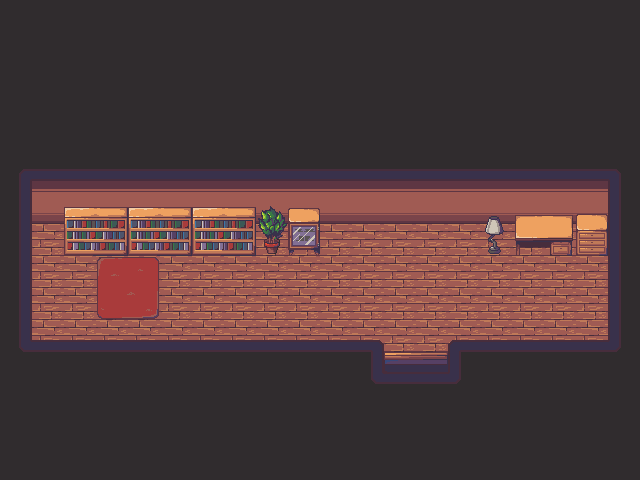

The image is a tile-based game level rendered from a .tmx file. Its description and complete source (layers, tilesets, objects, tile grids) follow:
An orthogonal 20x15 tile map with 32x32 px tiles, 3 tile layers (base, underActor, overActor) and 1 object.

<map version="1.2" tiledversion="1.3.3" orientation="orthogonal" renderorder="right-down" width="20" height="15" tilewidth="32" tileheight="32" infinite="0" nextlayerid="6" nextobjectid="4">
 <tileset firstgid="1" source="sample_tile.tsx" />
 <layer id="1" name="base" width="20" height="15">
  <data encoding="csv">
1,1,1,1,1,1,1,1,1,1,1,1,1,1,1,1,1,1,1,1,
1,1,1,1,1,1,1,1,1,1,1,1,1,1,1,1,1,1,1,1,
1,1,1,1,1,1,1,1,1,1,1,1,1,1,1,1,1,1,1,1,
1,1,1,1,1,1,1,1,1,1,1,1,1,1,1,1,1,1,1,1,
1,1,1,1,1,1,1,1,1,1,1,1,1,1,1,1,1,1,1,1,
21,24,24,24,24,24,24,24,24,24,24,24,24,24,24,24,24,24,24,22,
15,34,34,34,34,34,34,34,34,34,34,34,34,34,34,34,34,34,34,13,
15,2,2,2,2,2,2,2,2,2,2,2,2,2,2,2,2,2,2,13,
15,2,2,2,2,2,2,2,2,2,2,2,2,2,2,2,2,2,2,13,
15,2,2,2,2,2,2,2,2,2,2,2,2,2,2,2,2,2,2,13,
31,2,2,2,2,2,2,2,2,2,2,2,2,2,2,2,2,2,2,32,
1,1,1,1,1,1,1,1,1,1,1,31,96,97,32,1,1,1,1,1,
1,1,1,1,1,1,1,1,1,1,1,1,1,1,1,1,1,1,1,1,
1,1,1,1,1,1,1,1,1,1,1,1,1,1,1,1,1,1,1,1,
1,1,1,1,1,1,1,1,1,1,1,1,1,1,1,1,1,1,1,1
</data>
 </layer>
 <layer id="2" name="underActor" width="20" height="15">
  <data encoding="csv">
0,0,0,0,0,0,0,0,0,0,0,0,0,0,0,0,0,0,0,0,
0,0,0,0,0,0,0,0,0,0,0,0,0,0,0,0,0,0,0,0,
0,0,0,0,0,0,0,0,0,0,0,0,0,0,0,0,0,0,0,0,
0,0,0,0,0,0,0,0,0,0,0,0,0,0,0,0,0,0,0,0,
0,0,0,0,0,0,0,0,0,0,0,0,0,0,0,0,0,0,0,0,
0,0,0,0,0,0,0,0,0,0,0,0,0,0,0,0,0,0,0,0,
0,0,62,63,62,63,62,63,84,58,0,0,0,0,0,85,44,45,41,0,
0,0,72,73,72,73,72,73,94,68,0,0,0,0,0,95,54,55,51,0,
0,0,0,64,65,0,0,0,0,0,0,0,0,0,0,0,0,0,0,0,
0,0,0,74,75,0,0,0,0,0,0,0,0,0,0,0,0,0,0,0,
0,0,0,0,0,0,0,0,0,0,0,0,0,0,0,0,0,0,0,0,
0,0,0,0,0,0,0,0,0,0,0,0,0,0,0,0,0,0,0,0,
0,0,0,0,0,0,0,0,0,0,0,0,0,0,0,0,0,0,0,0,
0,0,0,0,0,0,0,0,0,0,0,0,0,0,0,0,0,0,0,0,
0,0,0,0,0,0,0,0,0,0,0,0,0,0,0,0,0,0,0,0
</data>
 </layer>
 <layer id="4" name="overActor" width="20" height="15">
  <data encoding="csv">
0,0,0,0,0,0,0,0,0,0,0,0,0,0,0,0,0,0,0,0,
0,0,0,0,0,0,0,0,0,0,0,0,0,0,0,0,0,0,0,0,
0,0,0,0,0,0,0,0,0,0,0,0,0,0,0,0,0,0,0,0,
0,0,0,0,0,0,0,0,0,0,0,0,0,0,0,0,0,0,0,0,
0,0,0,0,0,0,0,0,0,0,0,0,0,0,0,0,0,0,0,0,
0,0,0,0,0,0,0,0,0,0,0,0,0,0,0,0,0,0,0,0,
0,0,0,0,0,0,0,0,0,0,0,0,0,0,0,0,0,0,0,0,
0,0,0,0,0,0,0,0,0,0,0,0,0,0,0,0,0,0,0,0,
0,0,0,0,0,0,0,0,0,0,0,0,0,0,0,0,0,0,0,0,
0,0,0,0,0,0,0,0,0,0,0,0,0,0,0,0,0,0,0,0,
0,4,4,4,4,4,4,4,4,4,4,5,0,0,3,4,4,4,4,0,
0,0,0,0,0,0,0,0,0,0,0,0,4,4,0,0,0,0,0,0,
0,0,0,0,0,0,0,0,0,0,0,0,0,0,0,0,0,0,0,0,
0,0,0,0,0,0,0,0,0,0,0,0,0,0,0,0,0,0,0,0,
0,0,0,0,0,0,0,0,0,0,0,0,0,0,0,0,0,0,0,0
</data>
 </layer>
 <objectgroup id="5" name="objectLayer">
  <object id="1" x="352" y="192" width="32" height="32" />
 </objectgroup>
</map>
